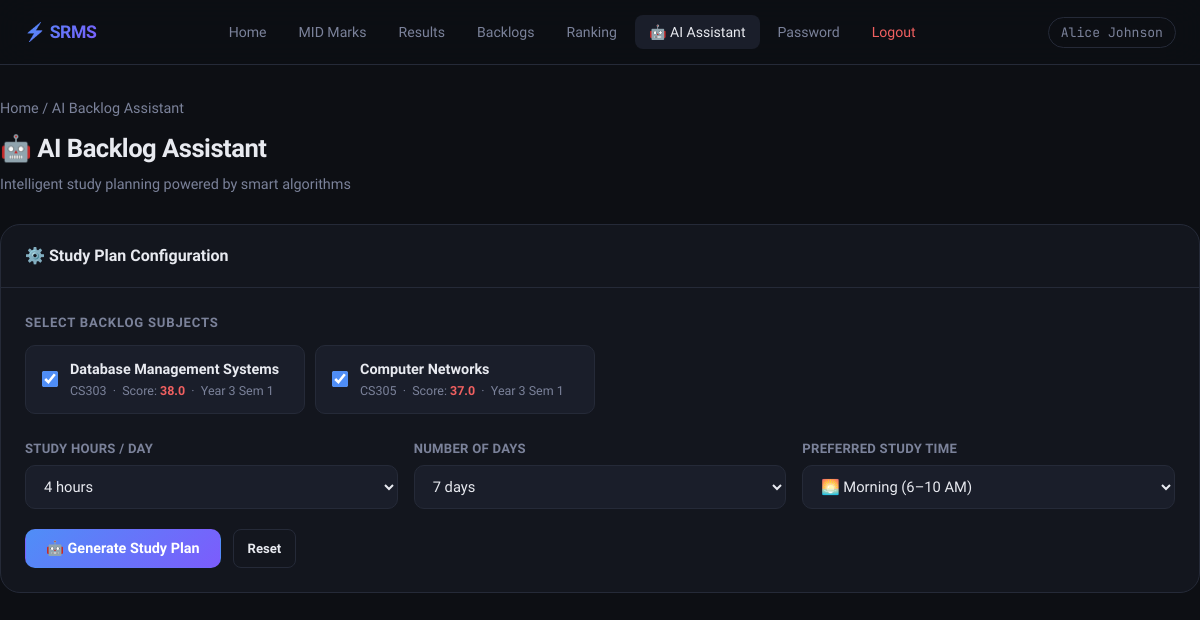
The page /student/backlog_assistant (signed in) on the database its author committed.
### tables this page shows
CREATE TABLE semester_results (
            id             INTEGER PRIMARY KEY AUTOINCREMENT,
            student_id     TEXT,
            subject_code   TEXT,
            subject_name   TEXT,
            credits        INTEGER DEFAULT 3,
            internal_marks REAL    DEFAULT 0,
            external_marks REAL    DEFAULT 0,
            total_marks    REAL    DEFAULT 0,
            grade          TEXT,
            grade_point    REAL    DEFAULT 0,
            year           INTEGER,
            semester       INTEGER,
            exam_date      TEXT,
            UNIQUE(student_id, subject_code, year, semester)
        );

### app.py (the view)
@app.route('/student/backlog_assistant')
@student_required
def backlog_assistant():
    con = get_db(); cur = con.cursor()
    backlogs = _all(cur,
        "SELECT * FROM semester_results WHERE student_id=? AND grade='F'",
        (session['hallticket'],))
    con.close()
    return render_template('backlog_assistant.html', backlogs=backlogs)

### app.py (called while the page is built)
def get_db():
    con = sqlite3.connect(DB_PATH)
    con.row_factory = sqlite3.Row   # rows behave like dicts
    con.execute("PRAGMA foreign_keys = ON")
    return con

def _all(cur, sql, params=()):
    return [dict(r) for r in cur.execute(sql, params).fetchall()]

def student_required(f):
    @wraps(f)
    def d(*a, **kw):
        if session.get('role') != 'student': return redirect(url_for('student_login'))
        return f(*a, **kw)
    return d

### templates/backlog_assistant.html (shortened to what this page needs)
{% extends 'base.html' %}
{% block nav_links %}
  <a href="{{ url_for('student_dashboard') }}">Home</a>
  <a href="{{ url_for('student_mid_marks') }}">MID Marks</a>
  <a href="{{ url_for('student_results') }}">Results</a>
  <a href="{{ url_for('student_backlogs') }}">Backlogs</a>
  <a href="{{ url_for('student_ranking') }}">Ranking</a>
  <a href="{{ url_for('backlog_assistant') }}" class="active">🤖 AI Assistant</a>
  <a href="{{ url_for('student_change_password') }}">Password</a>
  <a href="{{ url_for('logout') }}" class="logout">Logout</a>
{% endblock %}
{% block content %}
<div class="container page-wrap">
  <div class="page-header">
    <p class="breadcrumb"><a href="{{ url_for('student_dashboard') }}">Home</a> / AI Backlog Assistant</p>
    <h1>🤖 AI Backlog Assistant</h1>
    <p>Intelligent study planning powered by smart algorithms</p>
  </div>
  {% if not backlogs %}
  <div class="empty-state">
    <span class="empty-icon">🎉</span>
    <p style="font-size:1.1rem;font-weight:700;color:var(--green)">No Backlogs Found!</p>
    <p>You're clear — no subjects with grade F. Keep it up!</p>
    <a href="{{ url_for('student_dashboard') }}" class="btn btn-primary mt-16">Go to Dashboard</a>
  </div>
  {% else %}
  <div class="card mb-24">
    <div class="card-header">
      <h3>⚙️ Study Plan Configuration</h3>
    </div>
    <div class="card-body">
      <div class="mb-24">
        <label style="font-size:.82rem;font-weight:700;color:var(--muted);text-transform:uppercase;letter-spacing:.06em;display:block;margin-bottom:12px;">
          Select Backlog Subjects
        </label>
        <div style="display:grid;grid-template-columns:repeat(auto-fill,minmax(280px,1fr));gap:10px;">
          {% for b in backlogs %}
          <label style="display:flex;align-items:center;gap:12px;padding:12px 16px;background:var(--bg3);border:1px solid var(--border);border-radius:10px;cursor:pointer;transition:border-color .18s;">
            <input type="checkbox" class="backlog-check"
              data-code="{{ b.subject_code }}"
              data-name="{{ b.subject_name }}"
              data-marks="{{ b.total_marks }}"
              checked
              style="width:16px;height:16px;accent-color:var(--accent);cursor:pointer;"/>
            <div>
              <div style="font-weight:600;font-size:.9rem;">{{ b.subject_name }}</div>
              <div style="font-size:.78rem;color:var(--muted);">
                {{ b.subject_code }} &nbsp;·&nbsp; Score: <strong style="color:var(--red)">{{ b.total_marks }}</strong>
                &nbsp;·&nbsp; Year {{ b.year }} Sem {{ b.semester }}
              </div>
            </div>
          </label>
          {% endfor %}
        </div>
      </div>
      <div class="ai-config">
        <div class="form-group" style="margin:0">
          <label>Study Hours / Day</label>
          <select id="studyHours" class="form-control">
            <option value="4" selected>4 hours</option>
          </select>
        </div>
        <div class="form-group" style="margin:0">
          <label>Number of Days</label>
          <select id="numDays" class="form-control">
            <option value="7" selected>7 days</option>
          </select>
        </div>
        <div class="form-group" style="margin:0">
          <label>Preferred Study Time</label>
          <select id="preferredTime" class="form-control">
            <option value="morning">🌅 Morning (6–10 AM)</option>
          </select>
        </div>
      </div>
      <div style="margin-top:20px;display:flex;gap:12px;flex-wrap:wrap;">
        <button id="generateBtn" class="btn btn-primary" onclick="generatePlan()">
          🤖 Generate Study Plan
        </button>
        <button class="btn btn-ghost btn-sm" onclick="document.getElementById('planResult').style.display='none'">Reset</button>
      </div>
    </div>
  </div>
  {% endif %}
</div>
{% endblock %}

### static/css/style.css (style rules this page uses)
:root { --bg: #0d0f14; --bg2: #13161e; --bg3: #1a1e2a; --border: #252a38; --border2: #2f3648; --text: #e8eaf0; --muted: #7b829a; --accent: #4f8ef7; --accent2: #7c5cfc; --green: #3ecf8e; --red: #f06060; --yellow: #f5c842; --orange: #f5884a; --radius: 12px; --radius-lg: 20px; --shadow: 0 4px 24px rgba(0,0,0,.5); --transition: .18s cubic-bezier(.4,0,.2,1); }
*, *::before, *::after { box-sizing: border-box; margin: 0; padding: 0; }
html { scroll-behavior: smooth; }
body { font-family: 'Sora', sans-serif; background: var(--bg); color: var(--text); min-height: 100vh; line-height: 1.6; font-size: 15px; }
a { color: var(--accent); text-decoration: none; }
.container { max-width: 1200px; margin: 0 auto; padding: 0 24px; }
.page-wrap { padding: 32px 0 64px; }
.nav-links a { color: var(--muted); font-size: .88rem; font-weight: 500; padding: 6px 14px; border-radius: 8px; transition: all var(--transition); }
.nav-links a:hover, .nav-links a.active { color: var(--text); background: var(--bg3); }
.nav-links a.logout { color: var(--red); }
.form-group { margin-bottom: 18px; }
.form-group label { display: block; font-size: .82rem; font-weight: 600; color: var(--muted); margin-bottom: 6px; letter-spacing: .02em; text-transform: uppercase; }
.form-control { width: 100%; background: var(--bg3); border: 1px solid var(--border); color: var(--text); padding: 11px 14px; border-radius: 10px; font-family: inherit; font-size: .92rem; transition: border-color var(--transition), box-shadow var(--transition); outline: none; }
.form-control::placeholder { color: var(--muted); }
select.form-control { cursor: pointer; }
.btn { display: inline-flex; align-items: center; justify-content: center; gap: 8px; padding: 10px 20px; border-radius: 10px; font-family: inherit; font-size: .9rem; font-weight: 600; cursor: pointer; border: 1px solid transparent; transition: all var(--transition); text-decoration: none; white-space: nowrap; }
.btn-primary { background: linear-gradient(135deg, var(--accent), var(--accent2)); color: #fff; border-color: transparent; }
.btn-sm { padding: 6px 14px; font-size: .82rem; border-radius: 8px; }
.btn-ghost { background: transparent; color: var(--text); border-color: var(--border); }
.card { background: var(--bg2); border: 1px solid var(--border); border-radius: var(--radius-lg); overflow: hidden; margin-bottom: 24px; }
.card-header { padding: 18px 24px; border-bottom: 1px solid var(--border); display: flex; align-items: center; justify-content: space-between; gap: 12px; }
.card-header h3 { font-size: 1rem; font-weight: 700; }
.card-body { padding: 24px; }
.page-header { margin-bottom: 28px; }
.page-header h1 { font-size: 1.6rem; font-weight: 800; letter-spacing: -.02em; margin-bottom: 4px; }
.page-header p { color: var(--muted); font-size: .9rem; }
.breadcrumb { font-size: .8rem; color: var(--muted); margin-bottom: 8px; }
.breadcrumb a { color: var(--muted); }
.ai-config { display: grid; grid-template-columns: repeat(auto-fit, minmax(200px, 1fr)); gap: 16px; }
.mb-24 { margin-bottom: 24px; }

### rows shown on the page
semester_results: subject_name "Database Management Systems", subject_code "CS303", total_marks "38.0", year "3", semester "1"
semester_results: subject_name "Computer Networks", subject_code "CS305", total_marks "37.0", year "3", semester "1"

### other values the page prints
{{ session['user'] }} "Alice Johnson"
